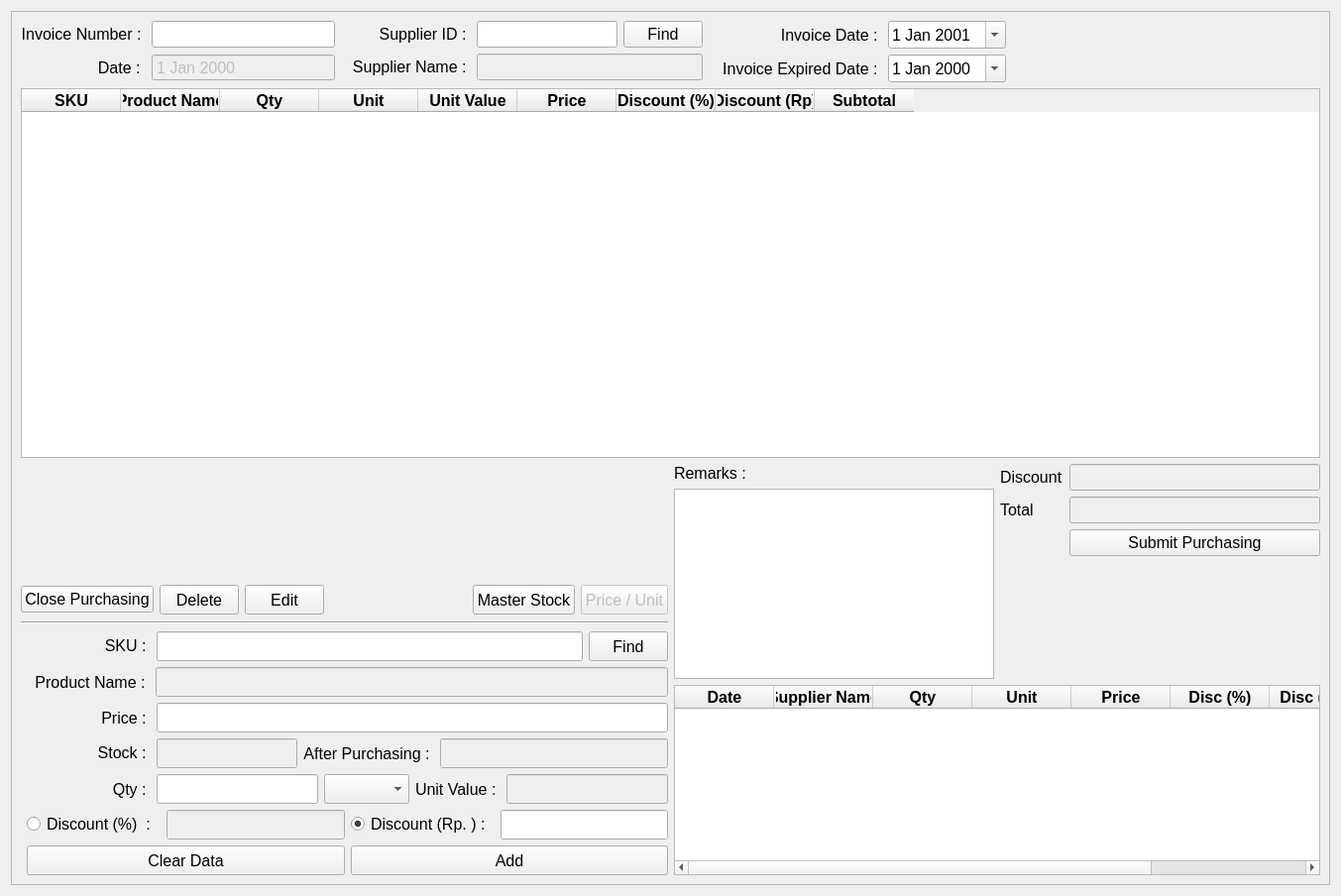
<?xml version="1.0" encoding="UTF-8"?>
<ui version="4.0">
 <class>Form</class>
 <widget class="QWidget" name="Form">
  <property name="geometry">
   <rect>
    <x>0</x>
    <y>0</y>
    <width>1353</width>
    <height>904</height>
   </rect>
  </property>
  <property name="windowTitle">
   <string>Purchasing</string>
  </property>
  <layout class="QGridLayout" name="gridLayout_2">
   <item row="0" column="0">
    <widget class="QFrame" name="frame">
     <property name="frameShape">
      <enum>QFrame::StyledPanel</enum>
     </property>
     <property name="frameShadow">
      <enum>QFrame::Raised</enum>
     </property>
     <layout class="QGridLayout" name="gridLayout">
      <item row="0" column="0">
       <layout class="QVBoxLayout" name="verticalLayout_2">
        <item>
         <layout class="QHBoxLayout" name="horizontalLayout_4">
          <item>
           <layout class="QFormLayout" name="formLayout">
            <item row="0" column="0">
             <widget class="QLabel" name="invoice_number_purchasing_label">
              <property name="minimumSize">
               <size>
                <width>125</width>
                <height>0</height>
               </size>
              </property>
              <property name="font">
               <font>
                <pointsize>12</pointsize>
               </font>
              </property>
              <property name="text">
               <string>Invoice Number : </string>
              </property>
              <property name="alignment">
               <set>Qt::AlignRight|Qt::AlignTrailing|Qt::AlignVCenter</set>
              </property>
             </widget>
            </item>
            <item row="0" column="1">
             <widget class="QLineEdit" name="invoice_number_purchasing_input">
              <property name="enabled">
               <bool>true</bool>
              </property>
              <property name="font">
               <font>
                <pointsize>12</pointsize>
               </font>
              </property>
              <property name="clearButtonEnabled">
               <bool>true</bool>
              </property>
             </widget>
            </item>
            <item row="1" column="0">
             <widget class="QLabel" name="purchasing_date_label">
              <property name="minimumSize">
               <size>
                <width>125</width>
                <height>0</height>
               </size>
              </property>
              <property name="font">
               <font>
                <pointsize>12</pointsize>
               </font>
              </property>
              <property name="text">
               <string>Date : </string>
              </property>
              <property name="alignment">
               <set>Qt::AlignRight|Qt::AlignTrailing|Qt::AlignVCenter</set>
              </property>
             </widget>
            </item>
            <item row="1" column="1">
             <widget class="QDateEdit" name="purchasing_date_input">
              <property name="enabled">
               <bool>false</bool>
              </property>
              <property name="font">
               <font>
                <pointsize>12</pointsize>
               </font>
              </property>
              <property name="buttonSymbols">
               <enum>QAbstractSpinBox::NoButtons</enum>
              </property>
             </widget>
            </item>
           </layout>
          </item>
          <item>
           <layout class="QFormLayout" name="formLayout_2">
            <item row="0" column="1">
             <layout class="QHBoxLayout" name="horizontalLayout">
              <item>
               <widget class="QLabel" name="supplier_in_purchasing_label">
                <property name="minimumSize">
                 <size>
                  <width>125</width>
                  <height>0</height>
                 </size>
                </property>
                <property name="font">
                 <font>
                  <pointsize>12</pointsize>
                 </font>
                </property>
                <property name="text">
                 <string>Supplier ID : </string>
                </property>
                <property name="alignment">
                 <set>Qt::AlignRight|Qt::AlignTrailing|Qt::AlignVCenter</set>
                </property>
               </widget>
              </item>
              <item>
               <widget class="QLineEdit" name="supplier_in_purchasing_input">
                <property name="font">
                 <font>
                  <pointsize>12</pointsize>
                 </font>
                </property>
                <property name="clearButtonEnabled">
                 <bool>true</bool>
                </property>
               </widget>
              </item>
              <item>
               <widget class="QPushButton" name="find_supplier_in_purchasing_button">
                <property name="font">
                 <font>
                  <pointsize>12</pointsize>
                 </font>
                </property>
                <property name="text">
                 <string>Find</string>
                </property>
               </widget>
              </item>
             </layout>
            </item>
            <item row="1" column="1">
             <layout class="QHBoxLayout" name="horizontalLayout_2">
              <item>
               <widget class="QLabel" name="supplier_name_in_purchasing_label">
                <property name="minimumSize">
                 <size>
                  <width>125</width>
                  <height>0</height>
                 </size>
                </property>
                <property name="font">
                 <font>
                  <pointsize>12</pointsize>
                 </font>
                </property>
                <property name="text">
                 <string>Supplier Name : </string>
                </property>
                <property name="alignment">
                 <set>Qt::AlignRight|Qt::AlignTrailing|Qt::AlignVCenter</set>
                </property>
               </widget>
              </item>
              <item>
               <widget class="QLineEdit" name="supplier_name_in_purchasing_input">
                <property name="enabled">
                 <bool>false</bool>
                </property>
                <property name="font">
                 <font>
                  <pointsize>12</pointsize>
                 </font>
                </property>
               </widget>
              </item>
             </layout>
            </item>
           </layout>
          </item>
          <item>
           <layout class="QFormLayout" name="formLayout_3">
            <item row="1" column="0">
             <widget class="QLabel" name="invoice_date_purchasing_label">
              <property name="minimumSize">
               <size>
                <width>175</width>
                <height>0</height>
               </size>
              </property>
              <property name="font">
               <font>
                <pointsize>12</pointsize>
               </font>
              </property>
              <property name="text">
               <string>Invoice Date : </string>
              </property>
              <property name="alignment">
               <set>Qt::AlignRight|Qt::AlignTrailing|Qt::AlignVCenter</set>
              </property>
             </widget>
            </item>
            <item row="1" column="1">
             <widget class="QDateEdit" name="invoice_date_purchasing_input">
              <property name="enabled">
               <bool>true</bool>
              </property>
              <property name="font">
               <font>
                <pointsize>12</pointsize>
               </font>
              </property>
              <property name="calendarPopup">
               <bool>true</bool>
              </property>
              <property name="date">
               <date>
                <year>2001</year>
                <month>1</month>
                <day>1</day>
               </date>
              </property>
             </widget>
            </item>
            <item row="3" column="0">
             <widget class="QLabel" name="invoice_expired_date_purchasing_label">
              <property name="minimumSize">
               <size>
                <width>175</width>
                <height>0</height>
               </size>
              </property>
              <property name="font">
               <font>
                <pointsize>12</pointsize>
               </font>
              </property>
              <property name="text">
               <string>Invoice Expired Date : </string>
              </property>
              <property name="alignment">
               <set>Qt::AlignRight|Qt::AlignTrailing|Qt::AlignVCenter</set>
              </property>
             </widget>
            </item>
            <item row="3" column="1">
             <widget class="QDateEdit" name="invoice_expired_date_purchasing_input">
              <property name="enabled">
               <bool>true</bool>
              </property>
              <property name="font">
               <font>
                <pointsize>12</pointsize>
               </font>
              </property>
              <property name="calendarPopup">
               <bool>true</bool>
              </property>
             </widget>
            </item>
           </layout>
          </item>
          <item>
           <spacer name="horizontalSpacer">
            <property name="orientation">
             <enum>Qt::Horizontal</enum>
            </property>
            <property name="sizeHint" stdset="0">
             <size>
              <width>40</width>
              <height>20</height>
             </size>
            </property>
           </spacer>
          </item>
         </layout>
        </item>
        <item>
         <widget class="QTableWidget" name="purchasing_detail_table">
          <property name="minimumSize">
           <size>
            <width>0</width>
            <height>350</height>
           </size>
          </property>
          <column>
           <property name="text">
            <string>SKU</string>
           </property>
           <property name="font">
            <font>
             <pointsize>12</pointsize>
             <weight>75</weight>
             <bold>true</bold>
            </font>
           </property>
           <property name="textAlignment">
            <set>AlignCenter</set>
           </property>
          </column>
          <column>
           <property name="text">
            <string>Product Name</string>
           </property>
           <property name="font">
            <font>
             <pointsize>12</pointsize>
             <weight>75</weight>
             <bold>true</bold>
            </font>
           </property>
           <property name="textAlignment">
            <set>AlignCenter</set>
           </property>
          </column>
          <column>
           <property name="text">
            <string>Qty</string>
           </property>
           <property name="font">
            <font>
             <pointsize>12</pointsize>
             <weight>75</weight>
             <bold>true</bold>
            </font>
           </property>
           <property name="textAlignment">
            <set>AlignCenter</set>
           </property>
          </column>
          <column>
           <property name="text">
            <string>Unit</string>
           </property>
           <property name="font">
            <font>
             <pointsize>12</pointsize>
             <weight>75</weight>
             <bold>true</bold>
            </font>
           </property>
           <property name="textAlignment">
            <set>AlignCenter</set>
           </property>
          </column>
          <column>
           <property name="text">
            <string>Unit Value</string>
           </property>
           <property name="font">
            <font>
             <pointsize>12</pointsize>
             <weight>75</weight>
             <bold>true</bold>
            </font>
           </property>
           <property name="textAlignment">
            <set>AlignCenter</set>
           </property>
          </column>
          <column>
           <property name="text">
            <string>Price</string>
           </property>
           <property name="font">
            <font>
             <pointsize>12</pointsize>
             <weight>75</weight>
             <bold>true</bold>
            </font>
           </property>
           <property name="textAlignment">
            <set>AlignCenter</set>
           </property>
          </column>
          <column>
           <property name="text">
            <string>Discount (%)</string>
           </property>
           <property name="font">
            <font>
             <pointsize>12</pointsize>
             <weight>75</weight>
             <bold>true</bold>
            </font>
           </property>
           <property name="textAlignment">
            <set>AlignCenter</set>
           </property>
          </column>
          <column>
           <property name="text">
            <string>Discount (Rp)</string>
           </property>
           <property name="font">
            <font>
             <pointsize>12</pointsize>
             <weight>75</weight>
             <bold>true</bold>
            </font>
           </property>
           <property name="textAlignment">
            <set>AlignCenter</set>
           </property>
          </column>
          <column>
           <property name="text">
            <string>Subtotal</string>
           </property>
           <property name="font">
            <font>
             <pointsize>12</pointsize>
             <weight>75</weight>
             <bold>true</bold>
            </font>
           </property>
           <property name="textAlignment">
            <set>AlignCenter</set>
           </property>
          </column>
         </widget>
        </item>
        <item>
         <layout class="QHBoxLayout" name="horizontalLayout_13">
          <item>
           <layout class="QVBoxLayout" name="verticalLayout">
            <item>
             <spacer name="verticalSpacer">
              <property name="orientation">
               <enum>Qt::Vertical</enum>
              </property>
              <property name="sizeHint" stdset="0">
               <size>
                <width>20</width>
                <height>40</height>
               </size>
              </property>
             </spacer>
            </item>
            <item>
             <layout class="QHBoxLayout" name="horizontalLayout_5">
              <item>
               <widget class="QPushButton" name="close_purchasing_button">
                <property name="font">
                 <font>
                  <pointsize>12</pointsize>
                 </font>
                </property>
                <property name="text">
                 <string>Close Purchasing</string>
                </property>
               </widget>
              </item>
              <item>
               <widget class="QPushButton" name="delete_purchasing_button">
                <property name="sizePolicy">
                 <sizepolicy hsizetype="Minimum" vsizetype="Maximum">
                  <horstretch>0</horstretch>
                  <verstretch>0</verstretch>
                 </sizepolicy>
                </property>
                <property name="minimumSize">
                 <size>
                  <width>0</width>
                  <height>30</height>
                 </size>
                </property>
                <property name="font">
                 <font>
                  <pointsize>12</pointsize>
                 </font>
                </property>
                <property name="text">
                 <string>Delete</string>
                </property>
               </widget>
              </item>
              <item>
               <widget class="QPushButton" name="edit_purchasing_button">
                <property name="sizePolicy">
                 <sizepolicy hsizetype="Minimum" vsizetype="Maximum">
                  <horstretch>0</horstretch>
                  <verstretch>0</verstretch>
                 </sizepolicy>
                </property>
                <property name="minimumSize">
                 <size>
                  <width>0</width>
                  <height>30</height>
                 </size>
                </property>
                <property name="font">
                 <font>
                  <pointsize>12</pointsize>
                 </font>
                </property>
                <property name="text">
                 <string>Edit</string>
                </property>
               </widget>
              </item>
              <item>
               <spacer name="horizontalSpacer_3">
                <property name="orientation">
                 <enum>Qt::Horizontal</enum>
                </property>
                <property name="sizeHint" stdset="0">
                 <size>
                  <width>40</width>
                  <height>20</height>
                 </size>
                </property>
               </spacer>
              </item>
              <item>
               <widget class="QPushButton" name="master_stock_purchasing_button">
                <property name="sizePolicy">
                 <sizepolicy hsizetype="Minimum" vsizetype="Maximum">
                  <horstretch>0</horstretch>
                  <verstretch>0</verstretch>
                 </sizepolicy>
                </property>
                <property name="minimumSize">
                 <size>
                  <width>0</width>
                  <height>30</height>
                 </size>
                </property>
                <property name="font">
                 <font>
                  <pointsize>12</pointsize>
                 </font>
                </property>
                <property name="text">
                 <string>Master Stock</string>
                </property>
               </widget>
              </item>
              <item>
               <widget class="QPushButton" name="price_unit_purchasing_button">
                <property name="enabled">
                 <bool>false</bool>
                </property>
                <property name="sizePolicy">
                 <sizepolicy hsizetype="Minimum" vsizetype="Maximum">
                  <horstretch>0</horstretch>
                  <verstretch>0</verstretch>
                 </sizepolicy>
                </property>
                <property name="minimumSize">
                 <size>
                  <width>0</width>
                  <height>30</height>
                 </size>
                </property>
                <property name="font">
                 <font>
                  <pointsize>12</pointsize>
                 </font>
                </property>
                <property name="text">
                 <string>Price / Unit</string>
                </property>
               </widget>
              </item>
             </layout>
            </item>
            <item>
             <widget class="Line" name="line">
              <property name="minimumSize">
               <size>
                <width>0</width>
                <height>5</height>
               </size>
              </property>
              <property name="font">
               <font>
                <pointsize>28</pointsize>
                <weight>75</weight>
                <bold>true</bold>
               </font>
              </property>
              <property name="orientation">
               <enum>Qt::Horizontal</enum>
              </property>
             </widget>
            </item>
            <item>
             <layout class="QFormLayout" name="formLayout_4">
              <item row="2" column="1">
               <layout class="QHBoxLayout" name="horizontalLayout_11">
                <property name="bottomMargin">
                 <number>0</number>
                </property>
                <item>
                 <widget class="QLabel" name="sku_purchasing_label">
                  <property name="sizePolicy">
                   <sizepolicy hsizetype="Maximum" vsizetype="Maximum">
                    <horstretch>0</horstretch>
                    <verstretch>0</verstretch>
                   </sizepolicy>
                  </property>
                  <property name="minimumSize">
                   <size>
                    <width>125</width>
                    <height>0</height>
                   </size>
                  </property>
                  <property name="font">
                   <font>
                    <pointsize>12</pointsize>
                   </font>
                  </property>
                  <property name="styleSheet">
                   <string notr="true"/>
                  </property>
                  <property name="text">
                   <string>SKU : </string>
                  </property>
                  <property name="alignment">
                   <set>Qt::AlignRight|Qt::AlignTrailing|Qt::AlignVCenter</set>
                  </property>
                 </widget>
                </item>
                <item>
                 <widget class="QLineEdit" name="sku_purchasing_input">
                  <property name="sizePolicy">
                   <sizepolicy hsizetype="Expanding" vsizetype="Fixed">
                    <horstretch>0</horstretch>
                    <verstretch>0</verstretch>
                   </sizepolicy>
                  </property>
                  <property name="minimumSize">
                   <size>
                    <width>0</width>
                    <height>30</height>
                   </size>
                  </property>
                  <property name="font">
                   <font>
                    <pointsize>12</pointsize>
                   </font>
                  </property>
                  <property name="styleSheet">
                   <string notr="true">QLineEdit {
    padding: 0;

}</string>
                  </property>
                  <property name="alignment">
                   <set>Qt::AlignLeading|Qt::AlignLeft|Qt::AlignVCenter</set>
                  </property>
                  <property name="clearButtonEnabled">
                   <bool>true</bool>
                  </property>
                 </widget>
                </item>
                <item>
                 <widget class="QPushButton" name="find_sku_purchasing_button">
                  <property name="sizePolicy">
                   <sizepolicy hsizetype="Minimum" vsizetype="Maximum">
                    <horstretch>0</horstretch>
                    <verstretch>0</verstretch>
                   </sizepolicy>
                  </property>
                  <property name="minimumSize">
                   <size>
                    <width>0</width>
                    <height>30</height>
                   </size>
                  </property>
                  <property name="font">
                   <font>
                    <pointsize>12</pointsize>
                   </font>
                  </property>
                  <property name="text">
                   <string>Find</string>
                  </property>
                 </widget>
                </item>
               </layout>
              </item>
              <item row="3" column="1">
               <layout class="QHBoxLayout" name="horizontalLayout_3">
                <item>
                 <widget class="QLabel" name="product_name_purchasing_label">
                  <property name="minimumSize">
                   <size>
                    <width>124</width>
                    <height>0</height>
                   </size>
                  </property>
                  <property name="font">
                   <font>
                    <pointsize>12</pointsize>
                   </font>
                  </property>
                  <property name="text">
                   <string>Product Name : </string>
                  </property>
                  <property name="alignment">
                   <set>Qt::AlignRight|Qt::AlignTrailing|Qt::AlignVCenter</set>
                  </property>
                 </widget>
                </item>
                <item>
                 <widget class="QLineEdit" name="product_name_purchasing_input">
                  <property name="enabled">
                   <bool>false</bool>
                  </property>
                  <property name="minimumSize">
                   <size>
                    <width>230</width>
                    <height>30</height>
                   </size>
                  </property>
                  <property name="font">
                   <font>
                    <pointsize>12</pointsize>
                   </font>
                  </property>
                 </widget>
                </item>
               </layout>
              </item>
              <item row="4" column="1">
               <layout class="QHBoxLayout" name="horizontalLayout_10">
                <item>
                 <widget class="QLabel" name="price_purchasing_label">
                  <property name="minimumSize">
                   <size>
                    <width>125</width>
                    <height>0</height>
                   </size>
                  </property>
                  <property name="font">
                   <font>
                    <pointsize>12</pointsize>
                   </font>
                  </property>
                  <property name="text">
                   <string>Price : </string>
                  </property>
                  <property name="alignment">
                   <set>Qt::AlignRight|Qt::AlignTrailing|Qt::AlignVCenter</set>
                  </property>
                 </widget>
                </item>
                <item>
                 <widget class="QLineEdit" name="price_purchasing_input">
                  <property name="enabled">
                   <bool>true</bool>
                  </property>
                  <property name="minimumSize">
                   <size>
                    <width>0</width>
                    <height>30</height>
                   </size>
                  </property>
                  <property name="font">
                   <font>
                    <pointsize>12</pointsize>
                   </font>
                  </property>
                  <property name="clearButtonEnabled">
                   <bool>true</bool>
                  </property>
                 </widget>
                </item>
               </layout>
              </item>
              <item row="5" column="1">
               <layout class="QHBoxLayout" name="horizontalLayout_19">
                <item>
                 <layout class="QHBoxLayout" name="horizontalLayout_15">
                  <property name="bottomMargin">
                   <number>0</number>
                  </property>
                  <item>
                   <widget class="QLabel" name="stock_purchasing_label">
                    <property name="sizePolicy">
                     <sizepolicy hsizetype="Maximum" vsizetype="Maximum">
                      <horstretch>0</horstretch>
                      <verstretch>0</verstretch>
                     </sizepolicy>
                    </property>
                    <property name="minimumSize">
                     <size>
                      <width>125</width>
                      <height>0</height>
                     </size>
                    </property>
                    <property name="font">
                     <font>
                      <pointsize>12</pointsize>
                     </font>
                    </property>
                    <property name="styleSheet">
                     <string notr="true"/>
                    </property>
                    <property name="text">
                     <string>Stock : </string>
                    </property>
                    <property name="alignment">
                     <set>Qt::AlignRight|Qt::AlignTrailing|Qt::AlignVCenter</set>
                    </property>
                   </widget>
                  </item>
                  <item>
                   <widget class="QLineEdit" name="stock_purchasing_input">
                    <property name="enabled">
                     <bool>false</bool>
                    </property>
                    <property name="sizePolicy">
                     <sizepolicy hsizetype="Expanding" vsizetype="Fixed">
                      <horstretch>0</horstretch>
                      <verstretch>0</verstretch>
                     </sizepolicy>
                    </property>
                    <property name="minimumSize">
                     <size>
                      <width>110</width>
                      <height>30</height>
                     </size>
                    </property>
                    <property name="font">
                     <font>
                      <pointsize>12</pointsize>
                     </font>
                    </property>
                    <property name="styleSheet">
                     <string notr="true">QLineEdit {
    padding: 0;

}</string>
                    </property>
                    <property name="alignment">
                     <set>Qt::AlignLeading|Qt::AlignLeft|Qt::AlignVCenter</set>
                    </property>
                   </widget>
                  </item>
                 </layout>
                </item>
                <item>
                 <layout class="QHBoxLayout" name="horizontalLayout_17">
                  <item>
                   <widget class="QLabel" name="stock_after_purchasing_label">
                    <property name="minimumSize">
                     <size>
                      <width>0</width>
                      <height>0</height>
                     </size>
                    </property>
                    <property name="font">
                     <font>
                      <pointsize>12</pointsize>
                     </font>
                    </property>
                    <property name="text">
                     <string>After Purchasing : </string>
                    </property>
                    <property name="alignment">
                     <set>Qt::AlignRight|Qt::AlignTrailing|Qt::AlignVCenter</set>
                    </property>
                   </widget>
                  </item>
                  <item>
                   <widget class="QLineEdit" name="stock_after_purchasing_input">
                    <property name="enabled">
                     <bool>false</bool>
                    </property>
                    <property name="minimumSize">
                     <size>
                      <width>230</width>
                      <height>30</height>
                     </size>
                    </property>
                    <property name="font">
                     <font>
                      <pointsize>12</pointsize>
                     </font>
                    </property>
                   </widget>
                  </item>
                 </layout>
                </item>
               </layout>
              </item>
              <item row="6" column="1">
               <layout class="QHBoxLayout" name="horizontalLayout_12">
                <item>
                 <widget class="QLabel" name="qty_purchasing_label">
                  <property name="minimumSize">
                   <size>
                    <width>125</width>
                    <height>0</height>
                   </size>
                  </property>
                  <property name="font">
                   <font>
                    <pointsize>12</pointsize>
                   </font>
                  </property>
                  <property name="text">
                   <string>Qty : </string>
                  </property>
                  <property name="alignment">
                   <set>Qt::AlignRight|Qt::AlignTrailing|Qt::AlignVCenter</set>
                  </property>
                 </widget>
                </item>
                <item>
                 <widget class="QLineEdit" name="qty_purchasing_input">
                  <property name="minimumSize">
                   <size>
                    <width>0</width>
                    <height>30</height>
                   </size>
                  </property>
                  <property name="font">
                   <font>
                    <pointsize>12</pointsize>
                   </font>
                  </property>
                  <property name="clearButtonEnabled">
                   <bool>true</bool>
                  </property>
                 </widget>
                </item>
                <item>
                 <widget class="QComboBox" name="qty_purchasing_combobox">
                  <property name="minimumSize">
                   <size>
                    <width>0</width>
                    <height>30</height>
                   </size>
                  </property>
                  <property name="font">
                   <font>
                    <pointsize>12</pointsize>
                   </font>
                  </property>
                 </widget>
                </item>
                <item>
                 <widget class="QLabel" name="unit_value_purchasing_label">
                  <property name="minimumSize">
                   <size>
                    <width>0</width>
                    <height>30</height>
                   </size>
                  </property>
                  <property name="font">
                   <font>
                    <pointsize>12</pointsize>
                   </font>
                  </property>
                  <property name="text">
                   <string>Unit Value : </string>
                  </property>
                 </widget>
                </item>
                <item>
                 <widget class="QLineEdit" name="unit_value_purchasing_input">
                  <property name="enabled">
                   <bool>false</bool>
                  </property>
                  <property name="minimumSize">
                   <size>
                    <width>0</width>
                    <height>30</height>
                   </size>
                  </property>
                  <property name="font">
                   <font>
                    <pointsize>12</pointsize>
                   </font>
                  </property>
                 </widget>
                </item>
               </layout>
              </item>
              <item row="7" column="1">
               <layout class="QHBoxLayout" name="horizontalLayout_20">
                <item>
                 <layout class="QHBoxLayout" name="horizontalLayout_14">
                  <item>
                   <widget class="QRadioButton" name="discount_pct_purchasing_radio_button">
                    <property name="enabled">
                     <bool>true</bool>
                    </property>
                    <property name="minimumSize">
                     <size>
                      <width>125</width>
                      <height>0</height>
                     </size>
                    </property>
                    <property name="font">
                     <font>
                      <pointsize>12</pointsize>
                     </font>
                    </property>
                    <property name="cursor">
                     <cursorShape>PointingHandCursor</cursorShape>
                    </property>
                    <property name="text">
                     <string>Discount (%)  : </string>
                    </property>
                   </widget>
                  </item>
                  <item>
                   <widget class="QLineEdit" name="discount_pct_purchasing_input">
                    <property name="enabled">
                     <bool>false</bool>
                    </property>
                    <property name="minimumSize">
                     <size>
                      <width>0</width>
                      <height>30</height>
                     </size>
                    </property>
                    <property name="maximumSize">
                     <size>
                      <width>16777215</width>
                      <height>30</height>
                     </size>
                    </property>
                    <property name="font">
                     <font>
                      <pointsize>12</pointsize>
                     </font>
                    </property>
                    <property name="text">
                     <string/>
                    </property>
                    <property name="clearButtonEnabled">
                     <bool>true</bool>
                    </property>
                   </widget>
                  </item>
                 </layout>
                </item>
                <item>
                 <layout class="QHBoxLayout" name="horizontalLayout_16">
                  <item>
                   <widget class="QRadioButton" name="discount_rp_purchasing_radio_button">
                    <property name="font">
                     <font>
                      <pointsize>12</pointsize>
                     </font>
                    </property>
                    <property name="cursor">
                     <cursorShape>PointingHandCursor</cursorShape>
                    </property>
                    <property name="text">
                     <string>Discount (Rp. ) : </string>
                    </property>
                    <property name="checked">
                     <bool>true</bool>
                    </property>
                   </widget>
                  </item>
                  <item>
                   <widget class="QLineEdit" name="discount_rp_purchasing_input">
                    <property name="minimumSize">
                     <size>
                      <width>0</width>
                      <height>30</height>
                     </size>
                    </property>
                    <property name="maximumSize">
                     <size>
                      <width>16777215</width>
                      <height>30</height>
                     </size>
                    </property>
                    <property name="font">
                     <font>
                      <pointsize>12</pointsize>
                     </font>
                    </property>
                    <property name="text">
                     <string/>
                    </property>
                    <property name="clearButtonEnabled">
                     <bool>true</bool>
                    </property>
                   </widget>
                  </item>
                 </layout>
                </item>
               </layout>
              </item>
              <item row="8" column="1">
               <layout class="QHBoxLayout" name="horizontalLayout_18">
                <item>
                 <widget class="QPushButton" name="clear_data_purchasing_button">
                  <property name="minimumSize">
                   <size>
                    <width>0</width>
                    <height>30</height>
                   </size>
                  </property>
                  <property name="font">
                   <font>
                    <pointsize>12</pointsize>
                   </font>
                  </property>
                  <property name="text">
                   <string>Clear Data</string>
                  </property>
                 </widget>
                </item>
                <item>
                 <widget class="QPushButton" name="add_purchasing_button">
                  <property name="minimumSize">
                   <size>
                    <width>0</width>
                    <height>30</height>
                   </size>
                  </property>
                  <property name="font">
                   <font>
                    <pointsize>12</pointsize>
                   </font>
                  </property>
                  <property name="text">
                   <string>Add</string>
                  </property>
                 </widget>
                </item>
               </layout>
              </item>
             </layout>
            </item>
           </layout>
          </item>
          <item>
           <layout class="QVBoxLayout" name="verticalLayout_3">
            <item>
             <layout class="QHBoxLayout" name="horizontalLayout_8">
              <item>
               <layout class="QFormLayout" name="formLayout_6">
                <item row="0" column="0">
                 <widget class="QLabel" name="remarks_purchasing_label">
                  <property name="font">
                   <font>
                    <pointsize>12</pointsize>
                   </font>
                  </property>
                  <property name="text">
                   <string>Remarks : </string>
                  </property>
                 </widget>
                </item>
                <item row="1" column="0" colspan="2">
                 <widget class="QTextEdit" name="remarks_purchasing_input"/>
                </item>
               </layout>
              </item>
              <item>
               <layout class="QFormLayout" name="formLayout_5">
                <item row="0" column="0">
                 <widget class="QLabel" name="discount_total_purchasing_label">
                  <property name="font">
                   <font>
                    <pointsize>12</pointsize>
                   </font>
                  </property>
                  <property name="text">
                   <string>Discount</string>
                  </property>
                 </widget>
                </item>
                <item row="0" column="1">
                 <widget class="QLineEdit" name="discount_total_purchasing_input">
                  <property name="enabled">
                   <bool>false</bool>
                  </property>
                  <property name="font">
                   <font>
                    <pointsize>12</pointsize>
                   </font>
                  </property>
                 </widget>
                </item>
                <item row="1" column="0">
                 <widget class="QLabel" name="total_purchasing_label">
                  <property name="font">
                   <font>
                    <pointsize>12</pointsize>
                   </font>
                  </property>
                  <property name="text">
                   <string>Total</string>
                  </property>
                 </widget>
                </item>
                <item row="1" column="1">
                 <widget class="QLineEdit" name="total_purchasing_input">
                  <property name="enabled">
                   <bool>false</bool>
                  </property>
                  <property name="font">
                   <font>
                    <pointsize>12</pointsize>
                   </font>
                  </property>
                 </widget>
                </item>
                <item row="2" column="1">
                 <widget class="QPushButton" name="submit_puchasing_button">
                  <property name="font">
                   <font>
                    <pointsize>12</pointsize>
                   </font>
                  </property>
                  <property name="text">
                   <string>Submit Purchasing</string>
                  </property>
                 </widget>
                </item>
               </layout>
              </item>
             </layout>
            </item>
            <item>
             <widget class="QTableWidget" name="purchasing_history_table">
              <column>
               <property name="text">
                <string>Date</string>
               </property>
               <property name="font">
                <font>
                 <pointsize>12</pointsize>
                 <weight>75</weight>
                 <bold>true</bold>
                </font>
               </property>
               <property name="textAlignment">
                <set>AlignCenter</set>
               </property>
              </column>
              <column>
               <property name="text">
                <string>Supplier Name</string>
               </property>
               <property name="font">
                <font>
                 <pointsize>12</pointsize>
                 <weight>75</weight>
                 <bold>true</bold>
                </font>
               </property>
               <property name="textAlignment">
                <set>AlignCenter</set>
               </property>
              </column>
              <column>
               <property name="text">
                <string>Qty</string>
               </property>
               <property name="font">
                <font>
                 <pointsize>12</pointsize>
                 <weight>75</weight>
                 <bold>true</bold>
                </font>
               </property>
               <property name="textAlignment">
                <set>AlignCenter</set>
               </property>
              </column>
              <column>
               <property name="text">
                <string>Unit</string>
               </property>
               <property name="font">
                <font>
                 <pointsize>12</pointsize>
                 <weight>75</weight>
                 <bold>true</bold>
                </font>
               </property>
               <property name="textAlignment">
                <set>AlignCenter</set>
               </property>
              </column>
              <column>
               <property name="text">
                <string>Price</string>
               </property>
               <property name="font">
                <font>
                 <pointsize>12</pointsize>
                 <weight>75</weight>
                 <bold>true</bold>
                </font>
               </property>
               <property name="textAlignment">
                <set>AlignCenter</set>
               </property>
              </column>
              <column>
               <property name="text">
                <string>Disc (%)</string>
               </property>
               <property name="font">
                <font>
                 <pointsize>12</pointsize>
                 <weight>75</weight>
                 <bold>true</bold>
                </font>
               </property>
               <property name="textAlignment">
                <set>AlignCenter</set>
               </property>
              </column>
              <column>
               <property name="text">
                <string>Disc (Rp. )</string>
               </property>
               <property name="font">
                <font>
                 <pointsize>12</pointsize>
                 <weight>75</weight>
                 <bold>true</bold>
                </font>
               </property>
               <property name="textAlignment">
                <set>AlignCenter</set>
               </property>
              </column>
              <column>
               <property name="text">
                <string>Subtotal</string>
               </property>
               <property name="font">
                <font>
                 <pointsize>12</pointsize>
                 <weight>75</weight>
                 <bold>true</bold>
                </font>
               </property>
               <property name="textAlignment">
                <set>AlignCenter</set>
               </property>
              </column>
             </widget>
            </item>
           </layout>
          </item>
         </layout>
        </item>
       </layout>
      </item>
     </layout>
    </widget>
   </item>
  </layout>
 </widget>
 <resources/>
 <connections/>
</ui>
